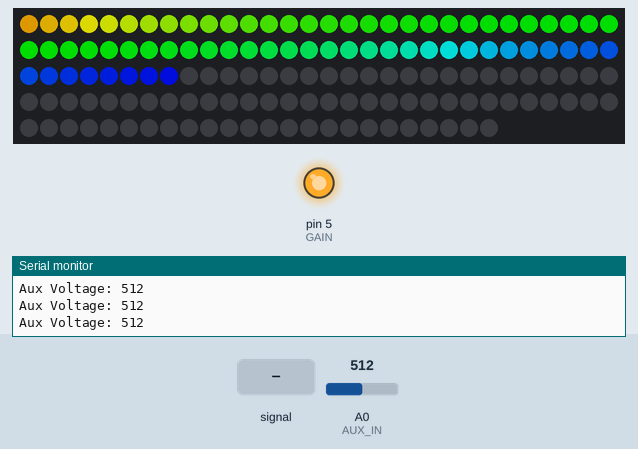
Simulated run of this sketch. Board: Arduino Uno, built with avr-gcc and run on an emulated ATmega328P. On the bench: 144 RGB LEDs in strip order, left to right, continuing on the next row, output pins drawn as LEDs (lit = HIGH), the last lines printed to the serial monitor. The inputs (shaded band) are chosen by the test bench; at power-on: A0 (AUX_IN) = 512. Dim RGB values are drawn brighter than linear; pins used as bus, display or sensor lines are not drawn.

Above: at 1.24 s.
1.3 s: A0 (AUX_IN) fed a 200 Hz sine of ±255 counts around its level
At 2.78 s:
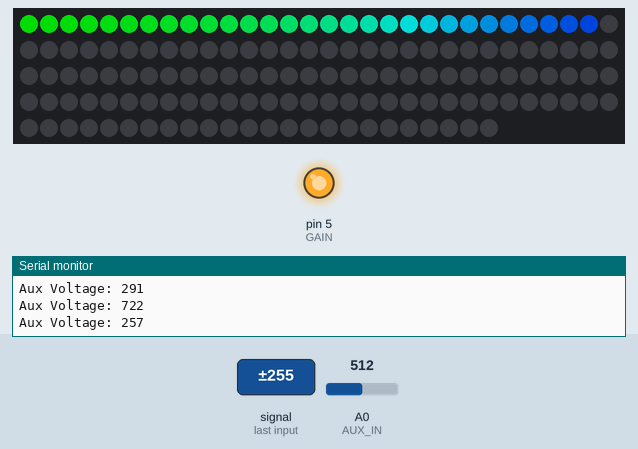
3.1 s: A0 (AUX_IN) set to 122
At 3.5 s:
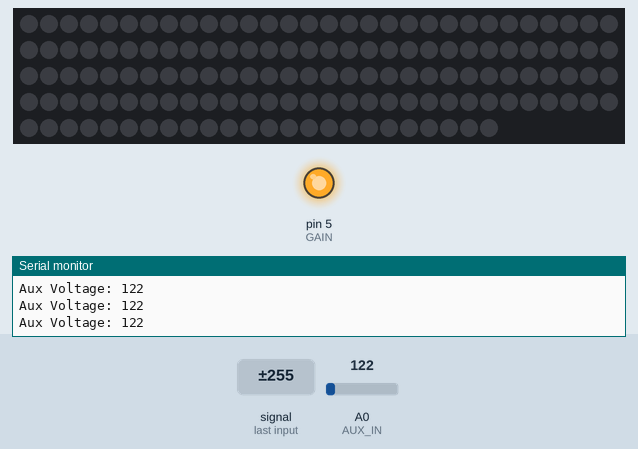
4.7 s: A0 (AUX_IN) set to 716
At 5.04 s:
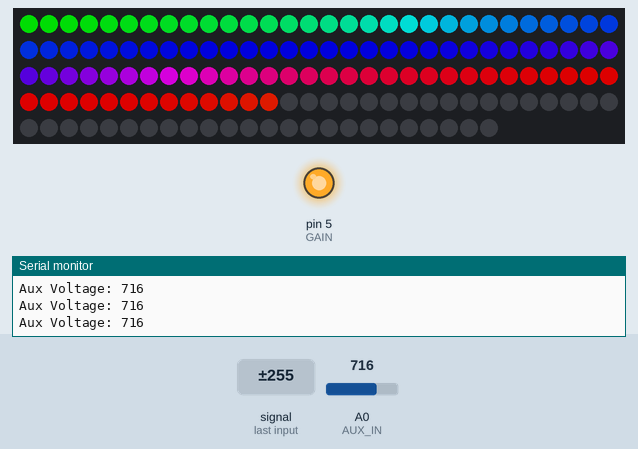
7.5 s: A0 (AUX_IN) fed a 1000 Hz sine of ±255 counts around its level
At 7.88 s:
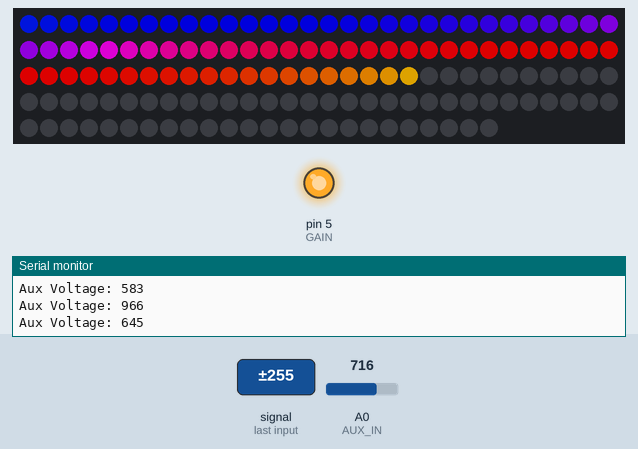
9.8 s: A0 (AUX_IN) set to 306
11.6 s: A0 (AUX_IN) fed a 2 Hz sine of ±306 counts around its level
At 12.8 s:
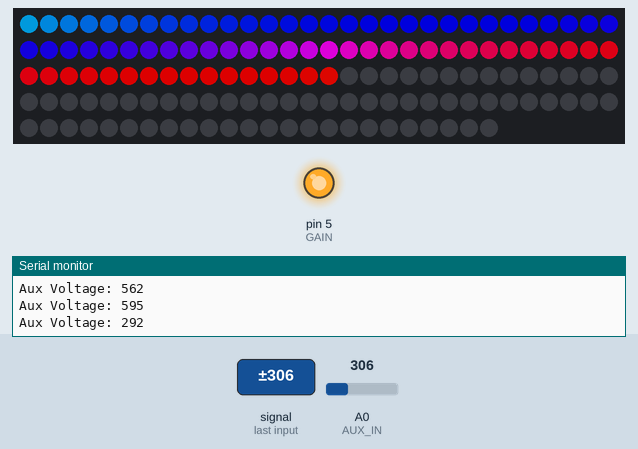

The sketch:

visualization.ino
```cpp
#include <Adafruit_NeoPixel.h>

#define AUX_IN A0
#define STROBE 4
#define RESET 3
#define LED_PIN    6
#define GAIN 5
#define filter 120
#define LED_COUNT 144

int firstPixelHue = 0;     // First pixel starts at red (hue 0)

Adafruit_NeoPixel strip(LED_COUNT, LED_PIN, NEO_GRB + NEO_KHZ800);
void setup() {
  Serial.begin(9600);

  // Init Pins
  pinMode(AUX_IN, INPUT);
  pinMode(STROBE, OUTPUT);
  pinMode(RESET, OUTPUT);
  pinMode(GAIN, OUTPUT);

  // Set frequency
  digitalWrite(RESET, HIGH);
  digitalWrite(RESET, LOW);

  // Tie Gain to low
  digitalWrite(GAIN, HIGH);
  // NeoPixels
  strip.begin();           // INITIALIZE NeoPixel strip object (REQUIRED)
  strip.setBrightness(150);
  strip.show();            // Turn OFF all pixels ASAP
}

int lastCount = 0;
int diff = 0;
int curTimes = 0;
int times = 150;

void loop() {
  digitalWrite(STROBE, HIGH);
  digitalWrite(STROBE, LOW);
  delayMicroseconds(22); // let output settle
  int x = constrain(analogRead(AUX_IN), filter, 1023);
  Serial.print("Aux Voltage: ");
  Serial.print(x);
  delayMicroseconds(100); // allow analog reading to settle
  strip.clear();         //   Set all pixels in RAM to 0 (off)
  // 'c' counts up from 'b' to end of strip in increments of 3...
  int count = map(x, filter, 950, 0, LED_COUNT);
  int diff = count - lastCount;
  int numLeds = count;
  if(diff < 90){
    if(curTimes > times){
      curTimes++;
    } else {
      numLeds = lastCount;
      curTimes = 0;
    }
  }
  if(curTimes > times){

  } else {
    strip.clear();
  for (int c = 0; c < numLeds; c += 1) {
    // hue of pixel 'c' is offset by an amount to make one full
    // revolution of the color wheel (range 65536) along the length
    // of the strip (strip.numPixels() steps):
    int      hue   = firstPixelHue + c * 65536L / strip.numPixels();
    uint32_t color = strip.gamma32(strip.ColorHSV(hue)); // hue -> RGB
    strip.setPixelColor(c, color); // Set pixel 'c' to value 'color'
  }
  }
  strip.show();                // Update strip with new contents
  firstPixelHue += 65536 / 90; // One cycle of color wheel over 90 frames
  Serial.println();
  lastCount = count;
}
```

Measured:
- after the input at 1.3 s, the LEDs: first differ from a run without the input after 0.21 s (image 1 shows a later state)
- after the input at 3.1 s, the LEDs: first differ from a run without the input after 0.11 s (image 2)
- after the input at 4.7 s, the LEDs: first change after 0.15 s (image 3 shows a later state)
- after the input at 7.5 s, the LEDs: first differ from a run without the input after 0.29 s (image 4)
